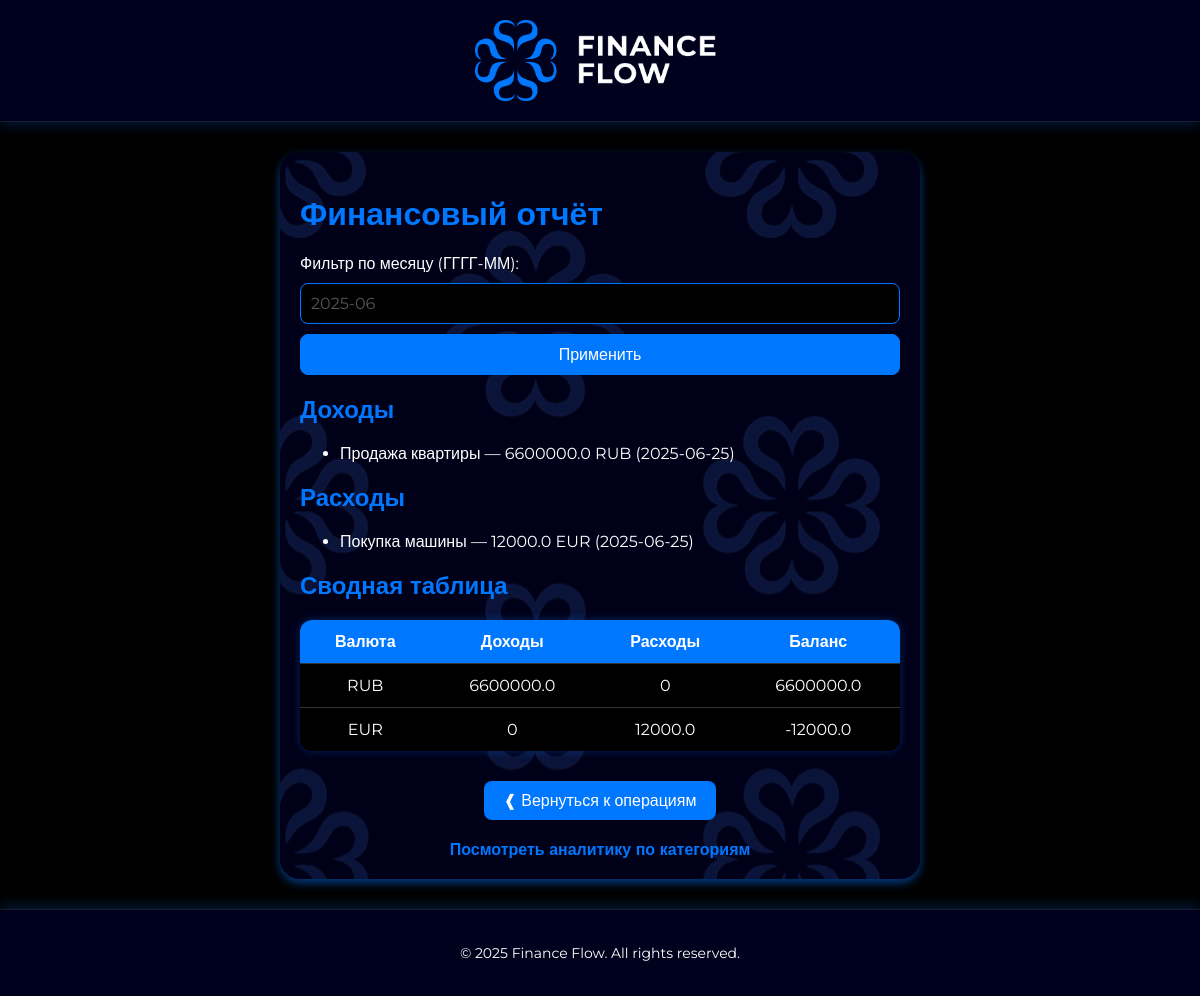
Screenshot of /data (signed in) with the database file from the repository.
### tables this page shows
CREATE TABLE incomes (
        id INTEGER PRIMARY KEY AUTOINCREMENT,
        user_id INTEGER,
        description TEXT,
        amount REAL,
        currency DEFAULT 'RUB',
        created_at TEXT,
        FOREIGN KEY(user_id) REFERENCES users(id)
    );

CREATE TABLE expenses (
        id INTEGER PRIMARY KEY AUTOINCREMENT,
        user_id INTEGER,
        description TEXT,
        amount REAL,
        currency DEFAULT 'RUB',
        created_at TEXT,
        FOREIGN KEY(user_id) REFERENCES users(id)
    );

### app/main.py (the view)
@app.get("/data")
async def show_data(request: Request, month: str = ''):
    user = auth.get_current_user(request.cookies.get("session_token"))
    incomes, expenses = crud.get_user_data(user['id'], month)
    current_month = month or datetime.now().strftime("%Y-%m")
    totals = {}
    for income in incomes:
        cur = income["currency"]
        totals.setdefault(cur, {"income": 0, "expense": 0, "balance": 0})
        totals[cur]["income"] += income["amount"]
    for expense in expenses:
        cur = expense["currency"]
        totals.setdefault(cur, {"income": 0, "expense": 0, "balance": 0})
        totals[cur]["expense"] += expense["amount"]
    for cur in totals:
        totals[cur]["balance"] = totals[cur]["income"] - totals[cur]["expense"]
    return templates.TemplateResponse("data.html", {
        "request": request,
        "user": user,
        "incomes": incomes,
        "expenses": expenses,
        "month": month,
        "totals": totals
    })

### templates/data.html (shortened to what this page needs)
<!DOCTYPE html>
<html lang="ru">
<head>
    <link rel="stylesheet" href="/static/style.css">
</head>
<body>
    <header class="site-header">
        <img src="/static/Finance_Flow.png" alt="Finance Flow" class="logo-header">
    </header>
    <div class="container">
        <h1>Финансовый отчёт {{ month }}</h1>
        <form method="get" action="/data">
            <label>Фильтр по месяцу (ГГГГ-ММ):</label>
            <input type="text" name="month" placeholder="2025-06" />
            <button type="submit">Применить</button>
        </form>
        <h2>Доходы</h2>
        <ul>
            {% for income in incomes %}
            <li>{{ income['description'] }} — {{ income['amount'] }} {{ income['currency'] }} ({{ income['created_at'][:10] }})</li>
            {% endfor %}
        </ul>
        <h2>Расходы</h2>
        <ul>
            {% for expense in expenses %}
            <li>{{ expense['description'] }} — {{ expense['amount'] }} {{ expense['currency'] }} ({{ expense['created_at'][:10] }})</li>
            {% endfor %}
        </ul>
        <h2>Сводная таблица</h2>
        <table class="summary-table">
            <thead>
                <tr>
                    <th>Валюта</th>
                    <th>Доходы</th>
                    <th>Расходы</th>
                    <th>Баланс</th>
                </tr>
            </thead>
            <tbody>
                {% for currency in totals %}
                <tr>
                    <td>{{ currency }}</td>
                    <td>{{ totals[currency]['income'] }}</td>
                    <td>{{ totals[currency]['expense'] }}</td>
                    <td>{{ totals[currency]['balance'] }}</td>
                </tr>
                {% endfor %}
            </tbody>
        </table>
        <div style="text-align: center; margin-top: 30px;">
            <a href="/" class="back-button">❰ Вернуться к операциям</a>
        </div>
        <div style="text-align: center; margin-top: 20px;">
            <a href="/analytics" class="action-button">Посмотреть аналитику по категориям</a>
        </div>
    </div>
    <footer class="site-footer">
        <p>© 2025 Finance Flow. All rights reserved.</p>
    </footer>
</body>
</html>

### static/style.css (style rules this page uses)
body { font-family: 'Montserrat', sans-serif; background-color: #000000; color: #ffffff; margin: 0; padding: 0; display: flex; flex-direction: column; }
body, input, button, select, footer, textarea { font-family: 'Montserrat', sans-serif; }
html, body { height: 100%; margin: 0; padding: 0; display: flex; flex-direction: column; font-family: 'Montserrat', sans-serif; background-color: #000; color: #fff; }
.container { max-width: 600px; margin: 30px auto; background: rgba(0, 2, 29, 0.85); background-blend-mode: overlay; padding: 20px; border-radius: 20px; box-shadow: 0 4px 10px rgba(0, 119, 255, 0.5); flex: 1; padding: 20px; background-image: url('/static/FF_texture.png'); background-repeat: repeat; background-size: auto; width: 600px; height: 400px; overflow: auto; }
h1, h2 { color: #0077FF; }
form { display: flex; flex-direction: column; gap: 10px; margin-bottom: 20px; }
input, button { padding: 10px; font-size: 16px; border: 1px solid #0077FF; border-radius: 8px; background-color: #000000; color: #ffffff; }
input::placeholder { color: #555; }
button { background-color: #0077FF; color: white; cursor: pointer; transition: background-color 0.3s ease; }
a { color: #0077FF; text-decoration: none; font-weight: bold; }
.site-header { background: #00021d; border-bottom: 1px solid rgba(255, 255, 255, 0.1); padding: 20px 40px; text-align: center; backdrop-filter: blur(10px); -webkit-backdrop-filter: blur(10px); box-shadow: 0 4px 12px rgba(0, 119, 255, 0.2); position: sticky; top: 0; z-index: 10; }
.logo-header { height: auto; width: 250px; max-width: 100%; display: block; margin: 0 auto; }
table.summary-table { width: 100%; border-collapse: collapse; margin-top: 20px; background-color: #000; border-radius: 12px; overflow: hidden; box-shadow: 0 0 10px rgba(0, 119, 255, 0.3); }
.summary-table th, .summary-table td { padding: 12px 20px; text-align: center; border-bottom: 1px solid #333; color: #ffffff; }
.summary-table th { background-color: #0077FF; color: white; }
.summary-table tr:last-child td { border-bottom: none; }
.back-button { display: inline-block; padding: 10px 20px; background-color: #0077FF; color: white; text-decoration: none; border-radius: 8px; font-weight: 500; transition: background-color 0.3s; font-family: 'Montserrat', sans-serif; }
.site-footer { background: #00021d; border-top: 1px solid rgba(255, 255, 255, 0.1); padding: 20px 40px; text-align: center; backdrop-filter: blur(10px); box-shadow: 0 -4px 12px rgba(0, 119, 255, 0.2); font-size: 14px; font-family: 'Montserrat', sans-serif; color: white; }
.container { scrollbar-width: thin; scrollbar-color: #0077FF #00021d; }

### rows the page displays
incomes: description "Продажа квартиры", amount "6600000.0", currency "RUB", created_at "2025-06-25", currency "6600000.0", currency "0"
expenses: description "Покупка машины", amount "12000.0", currency "EUR", created_at "2025-06-25", currency "0", currency "12000.0", currency "-12000.0"
